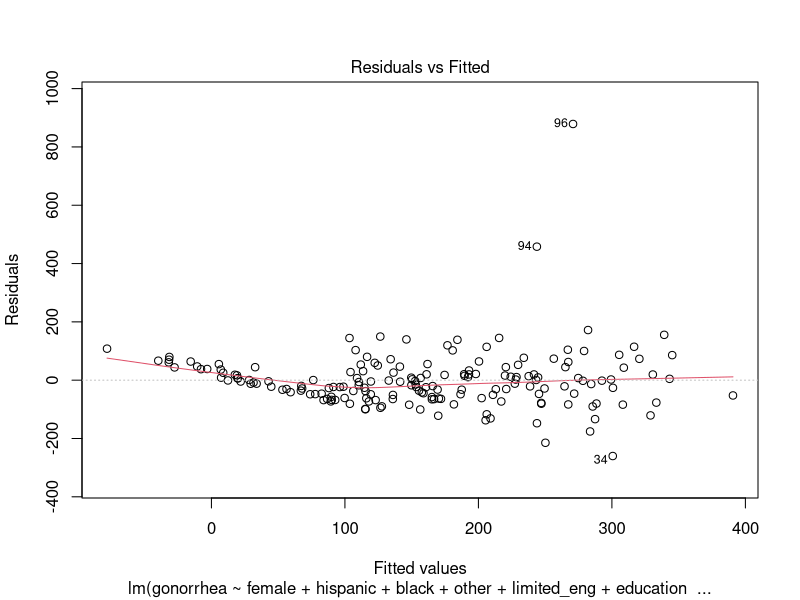
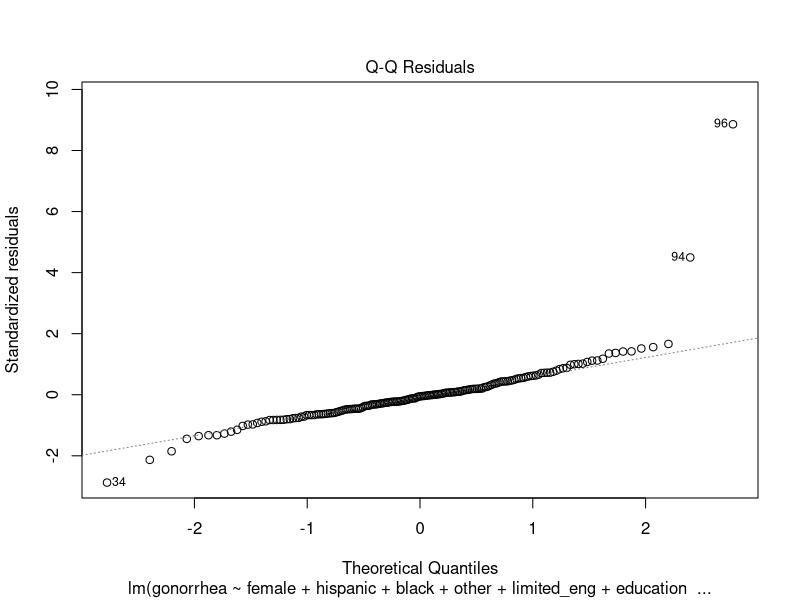
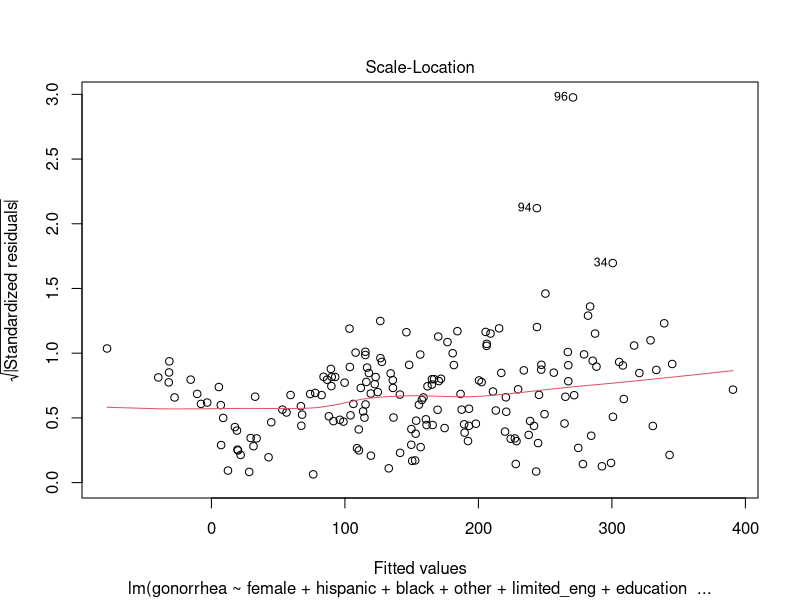
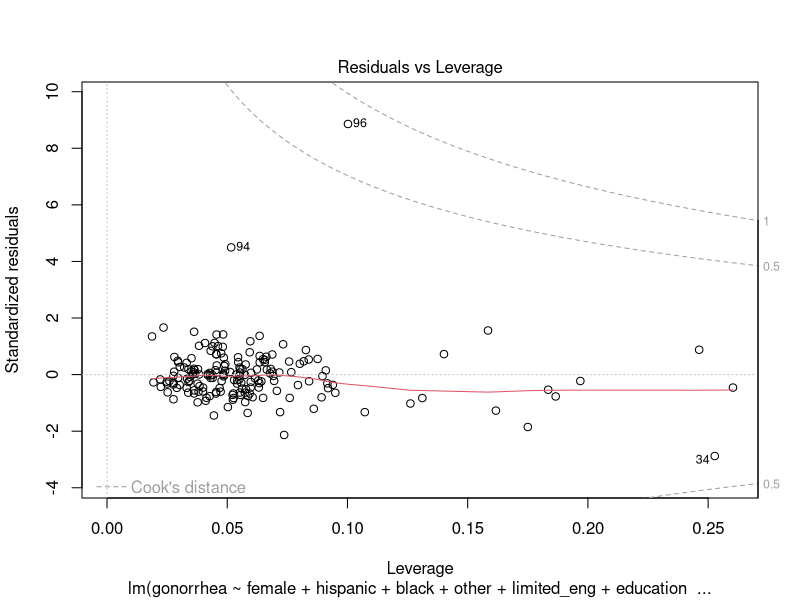

Source code (R) for these figures, in order:
## ---- chunk 1
library(tidyverse)
library(dplyr)
library(readxl)
library(readr)
library(ggpubr)
library(corrplot)
library(RColorBrewer)
library(Hmisc)
library(patchwork)
library(rstatix)
library(glmnet)
library(MASS)

knitr::opts_chunk$set(
	fig.width = 9, 
  fig.asp = .6,
  out.width = "90%",
	warning = FALSE,
	message = FALSE
)
theme_set(theme_minimal() + theme(legend.position = "bottom"))
options(
  ggplot2.continuous.colour = "viridis",
  ggplot2.continuous.fill = "viridis"
)
scale_colour_discrete = scale_colour_viridis_d
scale_fill_discrete = scale_fill_viridis_d
## ---- chunk 2
predictors_df = read.csv("./data/predictors.csv")
outcome_df = read.csv("./data/outcomes.csv")

#Combined predictors with SMM outcome
gonorrhea_linear_df = predictors_df %>% 
  mutate(gonorrhea = outcome_df$gonorrhea) %>%
  dplyr::select(-total_pop)

#Fit the full model 
full_gonorrhea_linear.model <- lm(gonorrhea~., data = gonorrhea_linear_df)
#Stepwise regression model
step_gonorrhea_linear.model <- stepAIC(full_gonorrhea_linear.model, direction = "both", 
                      trace = FALSE)

#Display converged model
step_gonorrhea_linear.model %>% 
  broom::tidy() %>%
  knitr::kable(digits = 3)
## ---- chunk 3
#Regression diagnostics
plot(step_gonorrhea_linear.model)

#Shapiro test
gonorrhea_linear_shapiro = shapiro.test(residuals(step_gonorrhea_linear.model))
## ---- chunk 4
#create offset as 
offset_total_pop = log(predictors_df$total_pop)

#create count variable from rate
gonorrhea_poisson_df = predictors_df %>%
  mutate(gonorrhea_count = round(outcome_df$gonorrhea*(total_pop/100000))) %>%
  dplyr::select(-total_pop)

full_gonorrhea_poisson.model <- glm(gonorrhea_count~.+offset(offset_total_pop), data=gonorrhea_poisson_df, family=poisson(link = "log"))

step_gonorrhea_poisson.model <- stepAIC(full_gonorrhea_poisson.model, direction = "both", 
                      trace = FALSE)
## ---- chunk 5
#Display converged model
step_gonorrhea_poisson.model %>% 
  broom::tidy() %>%
  knitr::kable(digits = 3)
## ---- chunk 6
full_gonorrhea_neg_bin.model <- glm.nb(gonorrhea_count~.+offset(offset_total_pop), data=gonorrhea_poisson_df)

step_gonorrhea_neg_bin.model <- stepAIC(full_gonorrhea_neg_bin.model, direction = "both", 
                      trace = FALSE)
step_gonorrhea_neg_bin.model
#Display converged model
step_gonorrhea_neg_bin.model %>% 
  broom::tidy() %>%
  knitr::kable(digits = 3)
